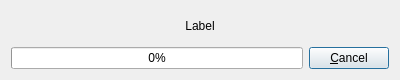
<?xml version="1.0" encoding="UTF-8"?>
<ui version="4.0">
 <class>ProgressDialogClass</class>
 <widget class="QDialog" name="ProgressDialogClass">
  <property name="windowModality">
   <enum>Qt::ApplicationModal</enum>
  </property>
  <property name="geometry">
   <rect>
    <x>0</x>
    <y>0</y>
    <width>400</width>
    <height>80</height>
   </rect>
  </property>
  <property name="windowTitle">
   <string>Calculating files...</string>
  </property>
  <property name="windowIcon">
   <iconset resource="../analogexif.qrc">
    <normaloff>:/images/icons/film_edit.png</normaloff>:/images/icons/film_edit.png</iconset>
  </property>
  <layout class="QVBoxLayout" name="verticalLayout">
   <item>
    <widget class="QLabel" name="label">
     <property name="text">
      <string>Label</string>
     </property>
     <property name="alignment">
      <set>Qt::AlignCenter</set>
     </property>
    </widget>
   </item>
   <item>
    <layout class="QHBoxLayout" name="horizontalLayout">
     <item>
      <widget class="QProgressBar" name="progressBar">
       <property name="value">
        <number>0</number>
       </property>
       <property name="invertedAppearance">
        <bool>false</bool>
       </property>
      </widget>
     </item>
     <item>
      <widget class="QPushButton" name="cancelBtn">
       <property name="text">
        <string>&amp;Cancel</string>
       </property>
       <property name="default">
        <bool>true</bool>
       </property>
      </widget>
     </item>
    </layout>
   </item>
  </layout>
 </widget>
 <layoutdefault spacing="6" margin="11"/>
 <resources>
  <include location="../analogexif.qrc"/>
 </resources>
 <connections/>
</ui>
